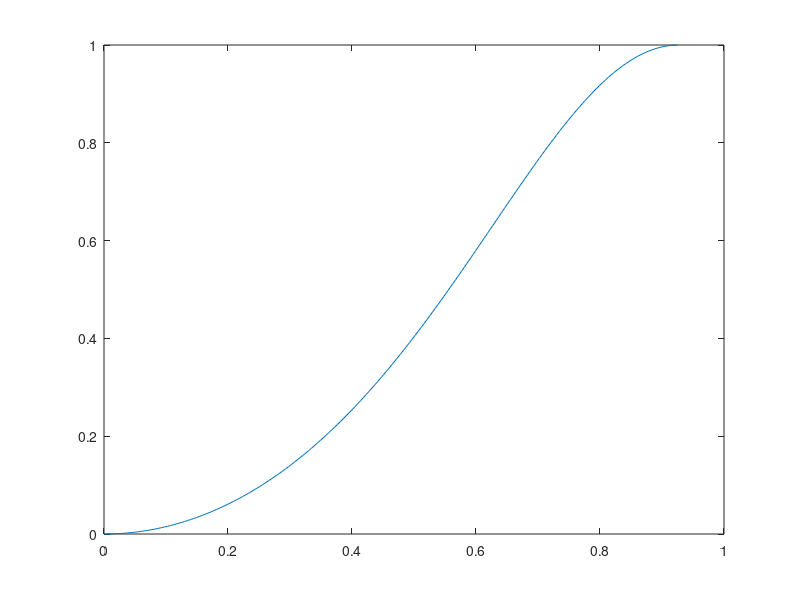

Here is the MATLAB script that generated this plot: (Note: this script raises an error after producing the figure.)
%% Solve for DOLP & theta_i
% load('../final_S_map.mat')
%%
ni = 1;
nt = 1.333;
thI = linspace(0.0000001, 53*pi/180, 200);
thT = asin(ni*sin(thI)/nt);

alpha = 0.5*(tan(thI-thT)./tan(thI+thT)).^2;
eta = 0.5*(sin(thI-thT)./sin(thI+thT)).^2;

DOLP = abs((alpha - eta)./(alpha + eta));
figure;
plot(thI, DOLP)
%% Calculate DOLP and invert to get angle of incidence
dolp = zeros(size(final_S_map,1),size(final_S_map,2),size(final_S_map,4));
theta = zeros(size(final_S_map,1),size(final_S_map,2),size(final_S_map,4));

for i = 1:1:size(final_S_map,1)
    for j= 1:1:size(final_S_map,2)
        for x =1:1:size(final_S_map,4)
            dolp(i,j,x) = ...
                sqrt(final_S_map(i,j,2)^2 + ...
                final_S_map(i,j,3)^2)/final_S_map(i,j,1);
            theta(i,j,x) = interp1(DOLP,thI,dolp(i,j,x))*180/pi; % in degrees
        end
    end
end
%% save
save('../dolp_theta.mat','dolp','theta', '-v7.3')
%% plot
x = 1:1:size(final_S_map,2);
y = 1:1:size(final_S_map,1);
[X,Y] = meshgrid(x,y);


v = VideoWriter('dolp.avi');
open(v);
for t = 1:1:20
   t
   contourf(X,Y,theta(:,:,t));
   colorbar();
   frame = getframe(gcf);
   writeVideo(v,frame);
end

close(v);
